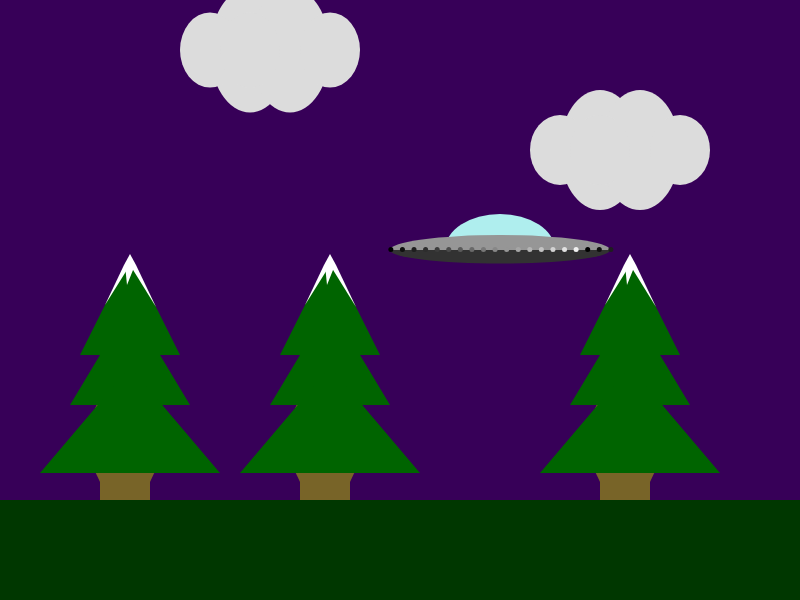
Frame 1 (no input)
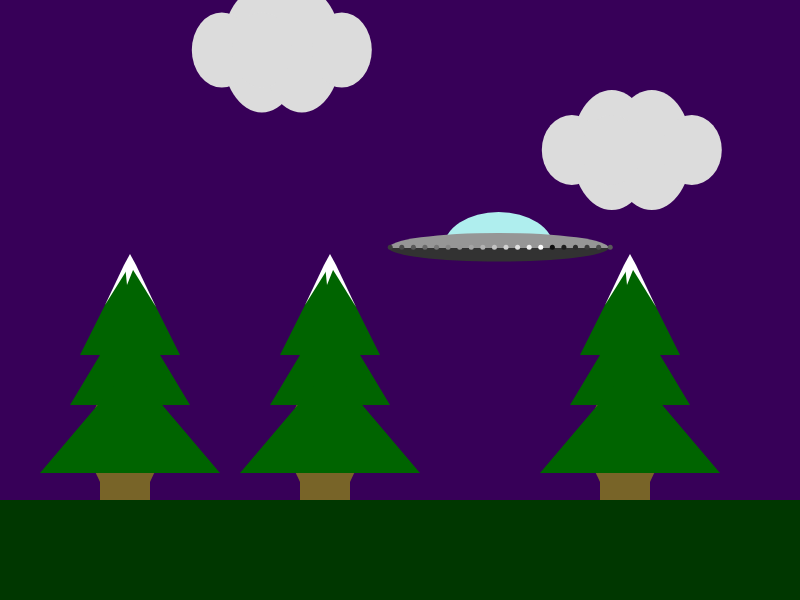
Frame 60 (no input)
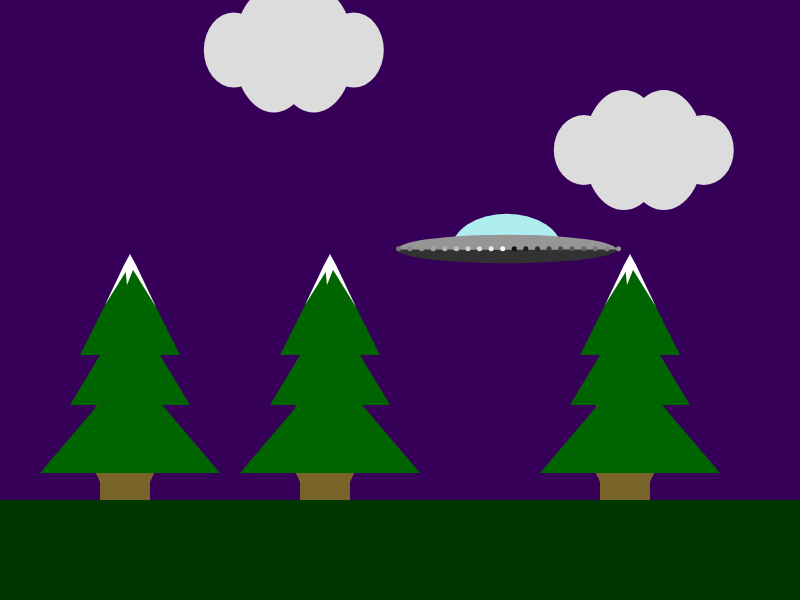
Frame 120 (the mouse pressed at the canvas centre since frame 60)

The p5.js sketch that drew these frames (run headless with seeded random() and noise() and a simulated clock; from frame 60 on, the mouse is pressed at the canvas centre):

// p5.js sketch
// ── sketch.js
//Topic 1.1 
//Object orientation revisted
//UFO

var ufo;
var trees;
var clouds;

function setup()
{
    createCanvas(800,600);
    noStroke();
    
    ufo ={
        x: 500,
        y: 250,
        width: 220,
        height: 60,
        window_width:0.5,
        window_height: 1.2,
        base_height: 0.45,
        num_lights: 20,
        brightness: [],
        beam_on: false,
        
        hover: function(){
            
            this.x += random(-2, 2);
            this.y += random(-1, 1);
        },
        
        lights_on: function(){
            
            var increment = this.width/(this.num_lights - 1);
    
            fill(255);
            for(var i = 0; i < this.num_lights; i++){

                fill(this.brightness[i])
                ellipse(
                    this.x - this.width/2 + increment * i, 
                    this.y, 
                    5
                    );

                //Animating lights
                this.brightness[i] += 1;
                this.brightness[i] =this.brightness[i] % 255;
        }
},
        
        beam: function(){
        
            fill(255,255, 100, 150);
            
            //Induces Flickering
            if(random() > 0.05){
                beginShape();
                vertex(this.x - this.width * 0.25, this.y);
                vertex(this.x + this.width * 0.25, this.y);
                vertex(this.x + this.width * 0.65, height - 100);
                vertex(this.x - this.width * 0.65, height - 100);
                endShape(CLOSE);
            }
    }
    }
    
    trees =[
    {x_pos:  100,  y_pos: height/2 + 55, width: 70, height: 120},
    {x_pos:  300,  y_pos: height/2 + 55, width: 70, height: 120},
    {x_pos:  600,  y_pos: height/2 + 55, width: 70, height: 120},
     ];
    
    clouds=[
        {x_pos: 250,  y_pos: 50, size: 60,  radius:  75}, 
        {x_pos: 600,  y_pos: 150, size: 60,  radius:  70}, 
        ];
    
    brightnessArrary();
}

function draw(){
    
    drawBackround();
    drawTrees();
    drawClouds();
    drawUfo();
    
}



function drawBackround(){
    
    //Drawing Sky Background
    background(55,0,88);
    
    //Drawing Grass
    fill(0,55,0);
    rect(0,height - 100, width, 100);
    
}
function drawTrees(){
    for(var i = 0; i < trees.length; i++){
        
        //Trees Trunks
        fill(120, 100, 40);

        ellipse(
            trees[i].x_pos + 25,trees[i].y_pos + 85 ,trees[i].width, trees[i].height
        );

        rect(
            trees[i].x_pos, trees[i].y_pos - 5, trees[i].width - 20, trees[i].height + 30
        );

        //Trees Branches
        fill(0,100,0);

        triangle(
            trees[i].x_pos - 30, 
            trees[i].y_pos + 50, 
            trees[i].x_pos + 30, 
            trees[i].y_pos - 50, 
            trees[i].x_pos + 90, 
            trees[i].y_pos + 50
        );

        triangle(
            trees[i].x_pos - 20, 
            trees[i].y_pos, 
            trees[i].x_pos + 30, 
            trees[i].y_pos - 100, 
            trees[i].x_pos + 80, 
            trees[i].y_pos
        );

        triangle(
            trees[i].x_pos - 60, 
            trees[i].y_pos + 118, 
            trees[i].x_pos + 30, 
            trees[i].y_pos + 12, 
            trees[i].x_pos + 120, 
            trees[i].y_pos + 118
        );
        
            fill(255)
            beginShape(TRIANGLES);
                   
            //Left Branch Snow
            vertex(trees[i].x_pos + 5,
            trees[i].y_pos - 50,)
        
            vertex(trees[i].x_pos + 24, 
            trees[i].y_pos - 90,)
        
            vertex(trees[i].x_pos + 30, 
            trees[i].y_pos - 90,)
        
            //Right Branch Snow
            vertex(trees[i].x_pos + 56,
            trees[i].y_pos - 48,)
        
            vertex(trees[i].x_pos + 30, 
            trees[i].y_pos - 90,)
        
            vertex(trees[i].x_pos + 36, 
            trees[i].y_pos - 90,)
        
            //Middle Branch Snow
            vertex(trees[i].x_pos + 27,
            trees[i].y_pos - 70,)
        
            vertex(trees[i].x_pos + 25, 
            trees[i].y_pos - 90,)
        
            vertex(trees[i].x_pos + 35, 
            trees[i].y_pos - 90,)
        
            //Crown Branch Snow
            vertex(trees[i].x_pos + 24,
            trees[i].y_pos - 90,)
        
            vertex(trees[i].x_pos + 30, 
            trees[i].y_pos - 101,)
        
            vertex(trees[i].x_pos + 36, 
            trees[i].y_pos - 90,)

        endShape();
   }
}
function drawClouds(){
    
    for(var i = 0; i < clouds.length; i++){
        
        fill(220,220,220);
        ellipse(clouds[i].x_pos, clouds[i].y_pos, clouds[i].size + 20, clouds[i].radius + 50);
        
        ellipse(clouds[i].x_pos - 40, clouds[i].y_pos,clouds[i].size,  clouds[i].radius);
        
        ellipse(clouds[i].x_pos + 40, clouds[i].y_pos,clouds[i].size,  clouds[i].radius );
        
        ellipse(clouds[i].x_pos + 40, clouds[i].y_pos,clouds[i].size + 20,clouds[i].radius + 50);
        
        ellipse(clouds[i].x_pos, clouds[i].y_pos, clouds[i].size, clouds[i].radius);
        
        ellipse(clouds[i].x_pos + 80, clouds[i].y_pos,clouds[i].size, clouds[i].radius);
        
        //Drawing Movement of Clouds
        clouds[i].x_pos+= 0.2;
        
        
        //Redrawing of Clouds that run off the Canvas
        if(clouds[i].x_pos >= 800){
            
            clouds[i].x_pos = 0;
        }
        
    }
        
}
function drawUfo(){
    
    //Calling Hovering Effect
    
    if(ufo.beam_on == true){
        
        ufo.beam();
    }

    
    //Drawing the UFO
    fill(175,238,238);
    arc(
        ufo.x,
        ufo.y,
        ufo.width * ufo.window_width,
        ufo.height * ufo.window_height,
        PI,
        TWO_PI
    )
    
    fill(150);
    arc(
        ufo.x,
        ufo.y,
        ufo.width,
        ufo.height/2,
        PI,
        TWO_PI);
    
    fill(50);
    arc(
        ufo.x,
        ufo.y,
        ufo.width,
        ufo.height * ufo.base_height,
        0,
        PI);
    
    //Calling Hovering Effect
    ufo.hover();
    
    //Calling UFO Lights Effect
    ufo.lights_on();
    

    
    
        
    }
function brightnessArrary(){
    
    //Creating values for brightness array
     for(var i = 0; i < ufo.num_lights; i++){
        
     ufo.brightness.push((i * 15) % 255);
    }
       
}
function keyPressed(){
    
    ufo.beam_on = true;
}
function keyReleased(){
    
    ufo.beam_on = false;
}
